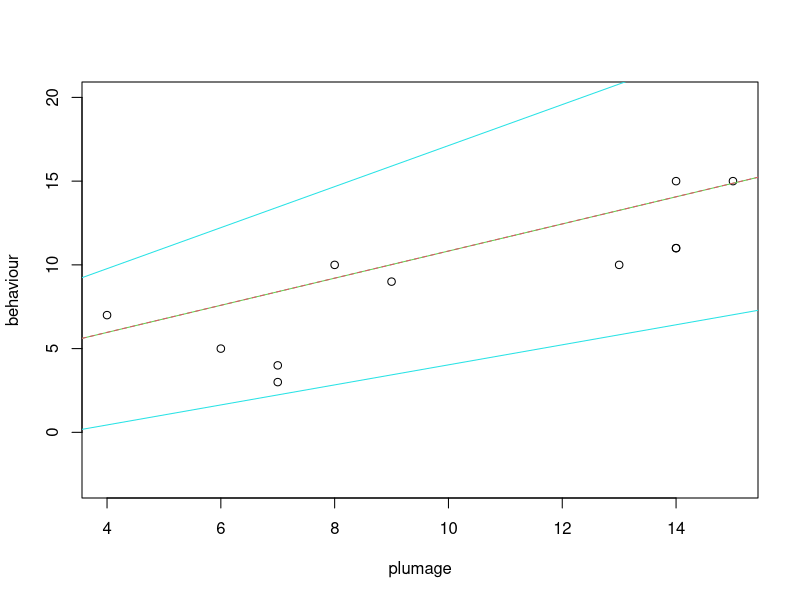

The R source for this figure:
library(boot)

model <- lm(plumage~behaviour, data = ducks)
plot(ducks, ylim = c(-3, 20))
abline(model$coefficients, col = 3)


model_intercept <- function(data, i){
  d <- data[i,]
  md <- lm(plumage ~ behaviour, data = d)
  md$coefficients[1]
}


model_grad <- function(data, i){
  d <- data[i,]
  md <- lm(plumage ~ behaviour, data = d)
  md$coefficients[2]
}


duck_grad <- boot(ducks,model_grad, R = 5000)
duck_grad.ci <- boot.ci(duck_grad, type = 'perc')
duck_intercept <- boot(ducks,model_intercept, R = 5000)
duck_intercept.ci <- boot.ci(duck_intercept, type = 'perc')

abline(duck_intercept$t0, duck_grad$t0, col = 2, lty = 2)
abline(duck_intercept.ci$percent[4], duck_grad.ci$percent[4], col = 5)
abline(duck_intercept.ci$percent[5], duck_grad.ci$percent[5], col = 5)
